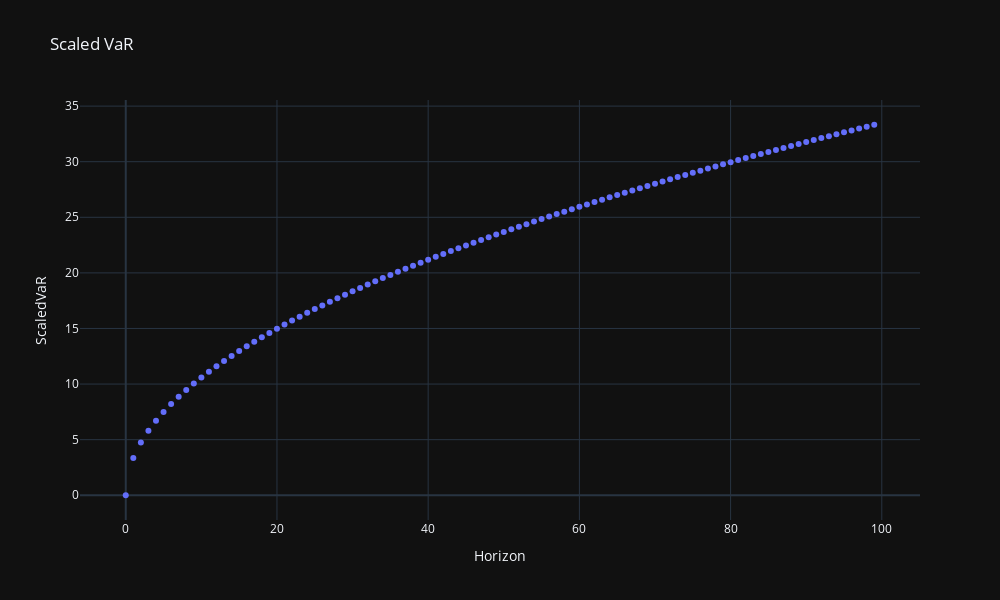

The cell this chart's notebook holds for it:
### Code cell
# Plot Scaled VaR
sVaR = pd.DataFrame(
    [-100 * VaR_99 * np.sqrt(x) for x in range(100)], columns=["ScaledVaR"]
)
px.scatter(
    sVaR,
    sVaR.index,
    "ScaledVaR",
    title="Scaled VaR",
    labels={"index": "Horizon"},
)

### Figure 1 — Plotly figure (JSON) as saved in the notebook; plotly's stock layout.template omitted (floating-point values rounded to 4 significant figures)
{"data": [{"hovertemplate": "Horizon=%{x}<br>ScaledVaR=%{y}<extra></extra>", "legendgroup": "", "marker": {"color": "#636efa", "symbol": "circle"}, "mode": "markers", "name": "", "orientation": "v", "showlegend": false, "type": "scatter", "x": [0, 1, 2, 3, 4, 5, 6, 7, 8, 9, 10, 11, 12, 13, 14, 15, 16, 17, 18, 19, 20, 21, 22, 23, 24, 25, 26, 27, 28, 29, 30, 31, 32, 33, 34, 35, 36, 37, 38, 39, 40, 41, 42, 43, 44, 45, 46, 47, 48, 49, 50, 51, 52, 53, 54, 55, 56, 57, 58, 59, 60, 61, 62, 63, 64, 65, 66, 67, 68, 69, 70, 71, 72, 73, 74, 75, 76, 77, 78, 79, 80, 81, 82, 83, 84, 85, 86, 87, 88, 89, 90, 91, 92, 93, 94, 95, 96, 97, 98, 99], "xaxis": "x", "y": [0, 3.349, 4.736, 5.801, 6.698, 7.489, 8.204, 8.861, 9.473, 10.05, 10.59, 11.11, 11.6, 12.08, 12.53, 12.97, 13.4, 13.81, 14.21, 14.6, 14.98, 15.35, 15.71, 16.06, 16.41, 16.75, 17.08, 17.4, 17.72, 18.04, 18.34, 18.65, 18.95, 19.24, 19.53, 19.81, 20.09, 20.37, 20.65, 20.92, 21.18, 21.45, 21.71, 21.96, 22.22, 22.47, 22.72, 22.96, 23.2, 23.44, 23.68, 23.92, 24.15, 24.38, 24.61, 24.84, 25.06, 25.29, 25.51, 25.73, 25.94, 26.16, 26.37, 26.58, 26.79, 27.0, 27.21, 27.41, 27.62, 27.82, 28.02, 28.22, 28.42, 28.62, 28.81, 29.0, 29.2, 29.39, 29.58, 29.77, 29.96, 30.14, 30.33, 30.51, 30.7, 30.88, 31.06, 31.24, 31.42, 31.6, 31.77, 31.95, 32.12, 32.3, 32.47, 32.64, 32.81, 32.99, 33.15, 33.32], "yaxis": "y"}], "layout": {"height": 600, "legend": {"tracegroupgap": 0}, "title": {"text": "Scaled VaR"}, "width": 1000, "xaxis": {"anchor": "y", "autorange": true, "domain": [0, 1], "range": [-6.051, 105.1], "title": {"text": "Horizon"}, "type": "linear"}, "yaxis": {"anchor": "x", "autorange": true, "domain": [0, 1], "range": [-2.226, 35.55], "title": {"text": "ScaledVaR"}, "type": "linear"}}}
